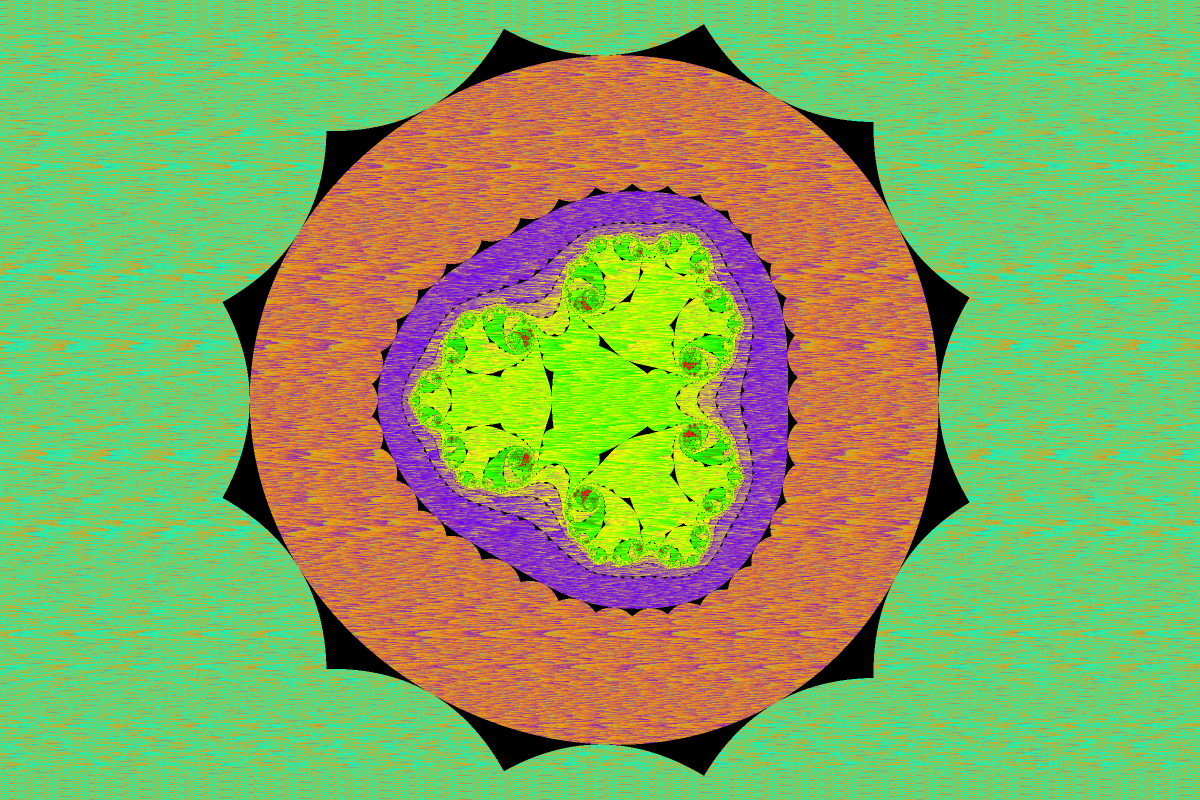
#> input picture image_processors/biomorph_20251006_082331_2x.png, 2400 x 1600 px (shown at 1/2 size)
$ python image_quarteriser.py
#> lines starting #> are read from the running program, lines starting #| are printed output that depends on the picture
#!/home/rich/MyCoding/image_processors/.venv/bin/python3
"""
Image Quarteriser - Split images into four equal quarters
Uses tkinter for directory selection only, with terminal-based progress
"""

import os
import tkinter as tk
from tkinter import filedialog
from PIL import Image
import sys

class ImageQuarteriser:
    def __init__(self):
        # Create a hidden root window for the file dialog only
        self.root = tk.Tk()
        self.root.withdraw()  # Hide the main window

        # Variables
        self.total_images = 0
        self.processed_images = 0

        # Supported image formats
        self.supported_formats = {'.jpg', '.jpeg', '.png', '.bmp', '.tiff', '.tif', '.gif', '.webp'}

    def select_directory(self):
        """Open directory selection dialog and return selected directory"""
        print("Opening directory selection dialog...")
        directory = filedialog.askdirectory(title="Select Directory with Images")
#> the answer given: .
        if directory:
            print(f"Selected directory: {directory}")
            return directory
        else:
            print("No directory selected.")
            return None

    def scan_directory(self, directory):
        """Scan selected directory for images and return list of image files"""
        if not directory or not os.path.exists(directory):
            return []

        image_files = []
        for filename in os.listdir(directory):
            if any(filename.lower().endswith(ext) for ext in self.supported_formats):
                image_files.append(filename)

        return image_files

    def print_progress_bar(self, current, total, bar_length=50):
        """Print a terminal progress bar"""
        percent = float(current) / total
        arrow = '█' * int(round(percent * bar_length))
        spaces = ' ' * (bar_length - len(arrow))

        sys.stdout.write(f'\r[{arrow}{spaces}] {current}/{total} ({percent:.1%})')
        sys.stdout.flush()

    def process_images(self, directory):
        """Process all images in the selected directory"""
#> called with directory = '.'
        quarters_dir = os.path.join(directory, "quarters")

        try:
            # Create quarters subdirectory
            os.makedirs(quarters_dir, exist_ok=True)
            print(f"Created quarters directory: {quarters_dir}")

            # Get list of image files
            image_files = self.scan_directory(directory)

            if not image_files:
                print("No supported image files found in the selected directory.")
                return

            self.total_images = len(image_files)
            self.processed_images = 0

            print(f"Found {self.total_images} image files to process...")
            print()

            # Process each image
            for i, filename in enumerate(image_files):
                try:
                    print(f"Processing {i+1}/{self.total_images}: {filename}")

                    # Load image
                    input_path = os.path.join(directory, filename)
                    with Image.open(input_path) as img:
                        # Convert to RGB if necessary
#> img is the input picture: PIL image 2400x1600 RGB; mean R, G, B 133.5, 171.7, 96
                        if img.mode != 'RGB':
                            img = img.convert('RGB')

                        original_width, original_height = img.size
#> original_width = 2400; original_height = 1600

                        # Ensure dimensions are divisible by 2
                        width = original_width if original_width % 2 == 0 else original_width - 1
#> width = 2400
                        height = original_height if original_height % 2 == 0 else original_height - 1
#> height = 1600

                        if width != original_width or height != original_height:
                            img = img.resize((width, height), Image.Resampling.LANCZOS)
                            print(f"  Resized from {original_width}x{original_height} to {width}x{height}")

                        # Calculate quarter dimensions
                        quarter_width = width // 2
#> quarter_width = 1200
                        quarter_height = height // 2
#> quarter_height = 800

                        print(f"  Splitting into quarters ({quarter_width}x{quarter_height} each)...")
#> (printed output is left out)

                        # Extract quarters
                        quarters = {
                            '_TL': img.crop((0, 0, quarter_width, quarter_height)),  # Top-left
                            '_TR': img.crop((quarter_width, 0, width, quarter_height)),  # Top-right
                            '_BL': img.crop((0, quarter_height, quarter_width, height)),  # Bottom-left
                            '_BR': img.crop((quarter_width, quarter_height, width, height))  # Bottom-right
                        }

                        # Save quarters
                        base_name = os.path.splitext(filename)[0]
                        extension = os.path.splitext(filename)[1]

                        saved_count = 0
                        for suffix, quarter_img in quarters.items():
                            quarter_filename = f"{base_name}{suffix}{extension}"
                            quarter_path = os.path.join(quarters_dir, quarter_filename)
                            quarter_img.save(quarter_path, quality=95 if extension.lower() in ['.jpg', '.jpeg'] else None)
                            saved_count += 1
#> this loop made 4 passes
#> (suffix, quarter_filename) on passes 1 to 4: ('_TL', 'biomorph_20251006_082331_2x_TL.png'), ('_TR', 'biomorph_20251006_082331_2x_TR.png'), ('_BL', 'biomorph_20251006_082331_2x_BL.png'), ('_BR', 'biomorph_20251006_082331_2x_BR.png')
#> pass 1, in process_images, `quarter_img.save(quarter_path, quality=95 if extension.lower() in ['.j..`:
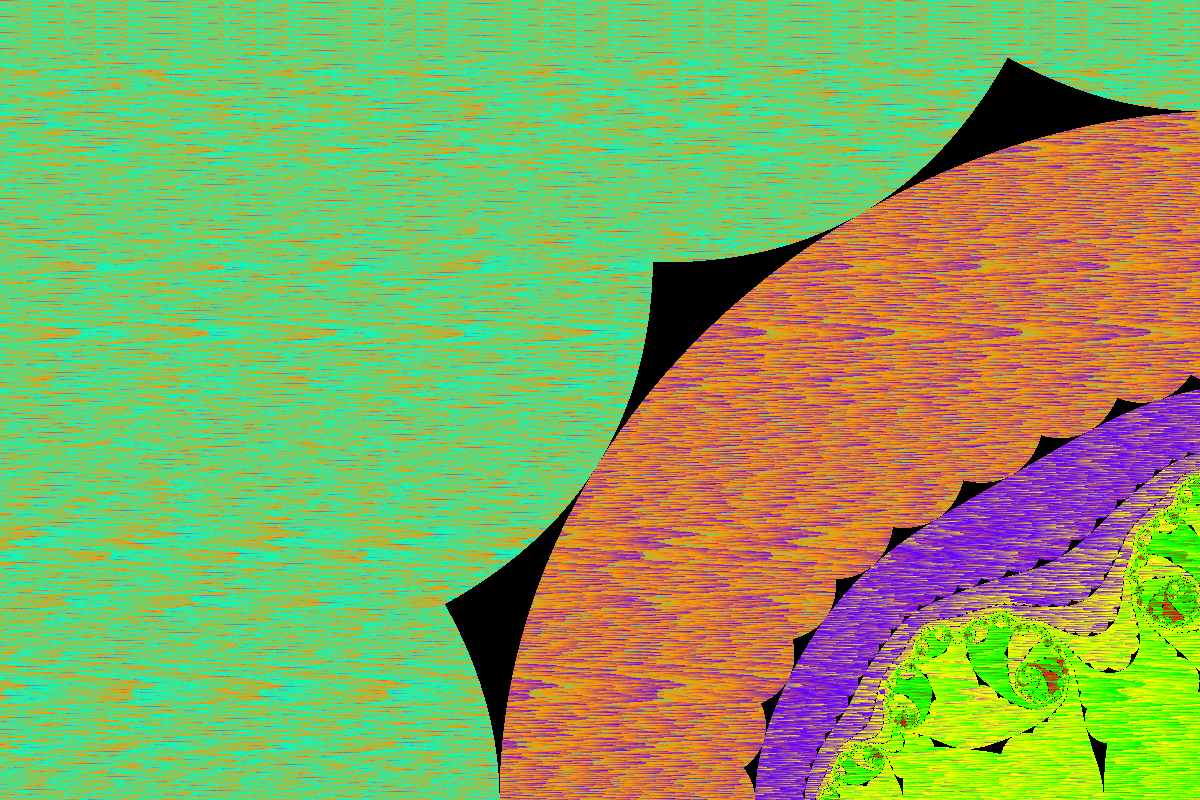
#> saved as biomorph_20251006_082331_2x_TL.png: PIL image 1200x800 RGB; mean R, G, B 133.2, 171, 96.6
#> pass 2, in process_images, `quarter_img.save(quarter_path, quality=95 if extension.lower() in ['.j..`:
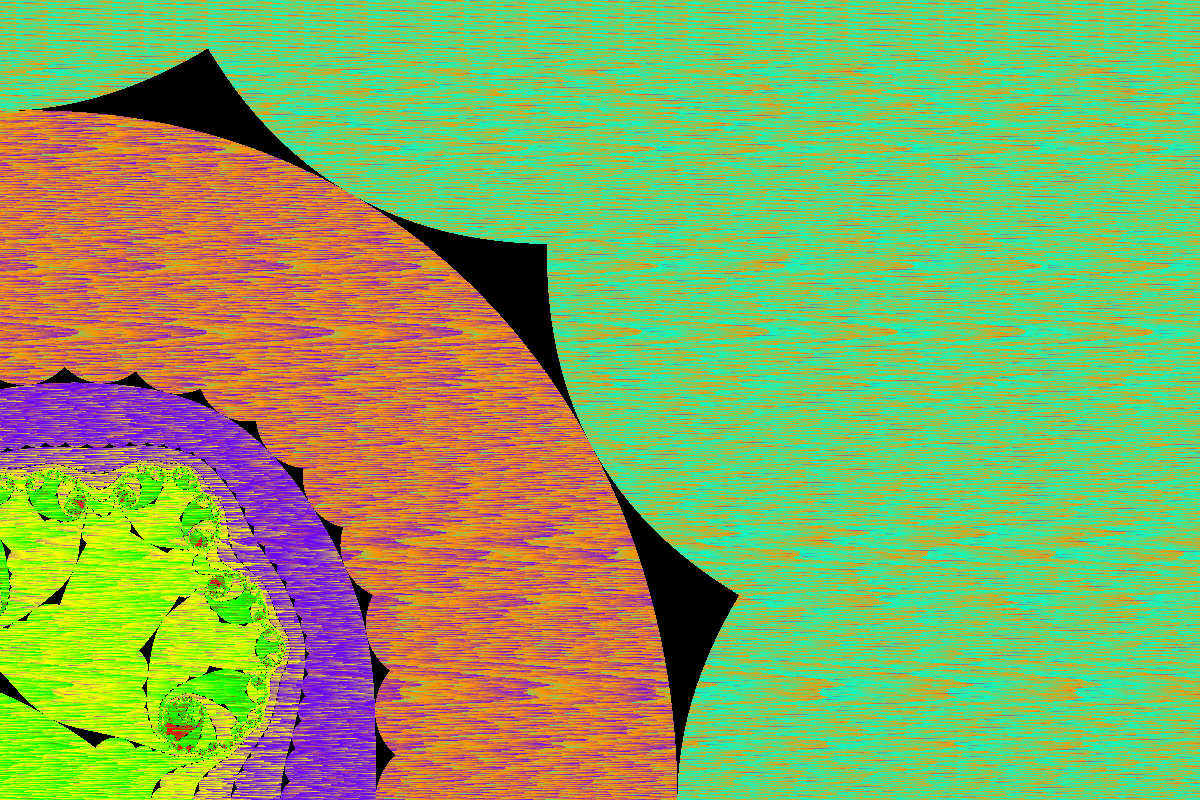
#> saved as biomorph_20251006_082331_2x_TR.png: PIL image 1200x800 RGB; mean R, G, B 133.6, 172.4, 95.4
#> after the loop, saved_count = 4

                        if saved_count == 4:
                            print(f"  ✓ Successfully split into 4 quarters")
                        else:
                            print(f"  ⚠ Partially processed ({saved_count}/4 quarters saved)")

                except Exception as e:
                    print(f"  ✗ Error processing {filename}: {str(e)}")

                # Update progress and show progress bar
                self.processed_images += 1
                self.print_progress_bar(self.processed_images, self.total_images)

            # Final status
            print("\n")  # New line after progress bar
            print(f"✓ Processing completed successfully!")
            print(f"  Total images processed: {self.processed_images}")
            print(f"  Total quarters created: {self.processed_images * 4}")
            print(f"  Output directory: {quarters_dir}")
#|   Output directory: ./quarters

        except Exception as e:
            print(f"✗ Fatal error: {str(e)}")

    def run(self):
        """Start the application"""
        # Select directory
        directory = self.select_directory()

        if not directory:
            print("Exiting - no directory selected.")
            return

        # Process the images
        self.process_images(directory)

        # Clean up the hidden tkinter window
        self.root.destroy()

def main():
    """Main function"""
    print("=== Image Quarteriser ===")
    print("This tool splits images into four equal quarters.")
    print()

    app = ImageQuarteriser()
    app.run()

if __name__ == "__main__":
    main()
